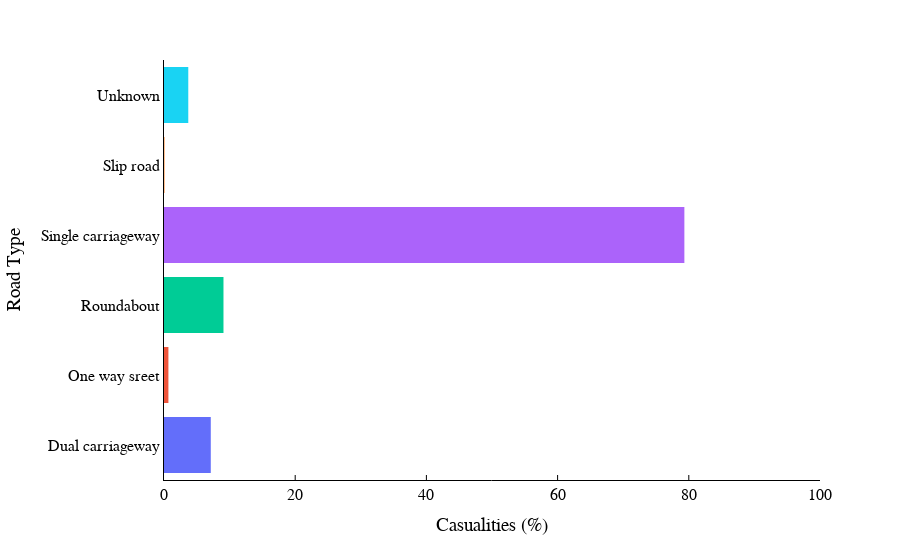

Write notebook code for a chart like this one.
### Code cell
# plotting the Number of casulaities based on Road condition
fig=px.histogram(y=df4.index, x=df4['Percentage of Casualities'], color=df4.index)
# Changing the label of X and Y axis
fig.update_layout(xaxis_title="Casualities (%)", yaxis_title="Road Type",
                     font=dict(family="Times New Roman", size=16, color="black"))
# Remove the grid lines
fig.update_layout(showlegend=False, xaxis_showgrid=False, yaxis_showgrid=False)
# Change the color of the axis line
fig.update_layout(xaxis_linecolor='black', yaxis_linecolor='black')
# Add tick lines to the y axis
fig.update_xaxes(ticks="inside", tickwidth=1, tickcolor="black")
# add tick to end poiny of y axis
fig.update_xaxes(tickfont=dict(family="Times New Roman", size=16, color="black" ))
# Change y axis limit
fig.update_xaxes(range=[0, 100])
# Change background color
fig.update_layout(paper_bgcolor="white", plot_bgcolor="white")

fig.show()

### Figure 1 — Plotly figure (JSON) as saved in the notebook; plotly's stock layout.template omitted (floating-point values rounded to 4 significant figures)
{"data": [{"alignmentgroup": "True", "bingroup": "y", "histfunc": "sum", "hovertemplate": "color=Dual carriageway<br>sum of x=%{x}<br>y=%{y}<extra></extra>", "legendgroup": "Dual carriageway", "marker": {"color": "#636efa", "pattern": {"shape": ""}}, "name": "Dual carriageway", "offsetgroup": "Dual carriageway", "orientation": "h", "showlegend": true, "type": "histogram", "x": [7.131], "xaxis": "x", "y": ["Dual carriageway"], "yaxis": "y"}, {"alignmentgroup": "True", "bingroup": "y", "histfunc": "sum", "hovertemplate": "color=One way sreet<br>sum of x=%{x}<br>y=%{y}<extra></extra>", "legendgroup": "One way sreet", "marker": {"color": "#EF553B", "pattern": {"shape": ""}}, "name": "One way sreet", "offsetgroup": "One way sreet", "orientation": "h", "showlegend": true, "type": "histogram", "x": [0.6719], "xaxis": "x", "y": ["One way sreet"], "yaxis": "y"}, {"alignmentgroup": "True", "bingroup": "y", "histfunc": "sum", "hovertemplate": "color=Roundabout<br>sum of x=%{x}<br>y=%{y}<extra></extra>", "legendgroup": "Roundabout", "marker": {"color": "#00cc96", "pattern": {"shape": ""}}, "name": "Roundabout", "offsetgroup": "Roundabout", "orientation": "h", "showlegend": true, "type": "histogram", "x": [9.067], "xaxis": "x", "y": ["Roundabout"], "yaxis": "y"}, {"alignmentgroup": "True", "bingroup": "y", "histfunc": "sum", "hovertemplate": "color=Single carriageway<br>sum of x=%{x}<br>y=%{y}<extra></extra>", "legendgroup": "Single carriageway", "marker": {"color": "#ab63fa", "pattern": {"shape": ""}}, "name": "Single carriageway", "offsetgroup": "Single carriageway", "orientation": "h", "showlegend": true, "type": "histogram", "x": [79.33], "xaxis": "x", "y": ["Single carriageway"], "yaxis": "y"}, {"alignmentgroup": "True", "bingroup": "y", "histfunc": "sum", "hovertemplate": "color=Slip road<br>sum of x=%{x}<br>y=%{y}<extra></extra>", "legendgroup": "Slip road", "marker": {"color": "#FFA15A", "pattern": {"shape": ""}}, "name": "Slip road", "offsetgroup": "Slip road", "orientation": "h", "showlegend": true, "type": "histogram", "x": [0.1022], "xaxis": "x", "y": ["Slip road"], "yaxis": "y"}, {"alignmentgroup": "True", "bingroup": "y", "histfunc": "sum", "hovertemplate": "color=Unknown<br>sum of x=%{x}<br>y=%{y}<extra></extra>", "legendgroup": "Unknown", "marker": {"color": "#19d3f3", "pattern": {"shape": ""}}, "name": "Unknown", "offsetgroup": "Unknown", "orientation": "h", "showlegend": true, "type": "histogram", "x": [3.702], "xaxis": "x", "y": ["Unknown"], "yaxis": "y"}], "layout": {"barmode": "relative", "font": {"color": "black", "family": "Times New Roman", "size": 16}, "legend": {"title": {"text": "color"}, "tracegroupgap": 0}, "margin": {"t": 60}, "paper_bgcolor": "white", "plot_bgcolor": "white", "showlegend": false, "xaxis": {"anchor": "y", "domain": [0, 1], "linecolor": "black", "range": [0, 100], "showgrid": false, "tickcolor": "black", "tickfont": {"color": "black", "family": "Times New Roman", "size": 16}, "ticks": "inside", "tickwidth": 1, "title": {"text": "Casualities (%)"}}, "yaxis": {"anchor": "x", "domain": [0, 1], "linecolor": "black", "showgrid": false, "title": {"text": "Road Type"}}}}
